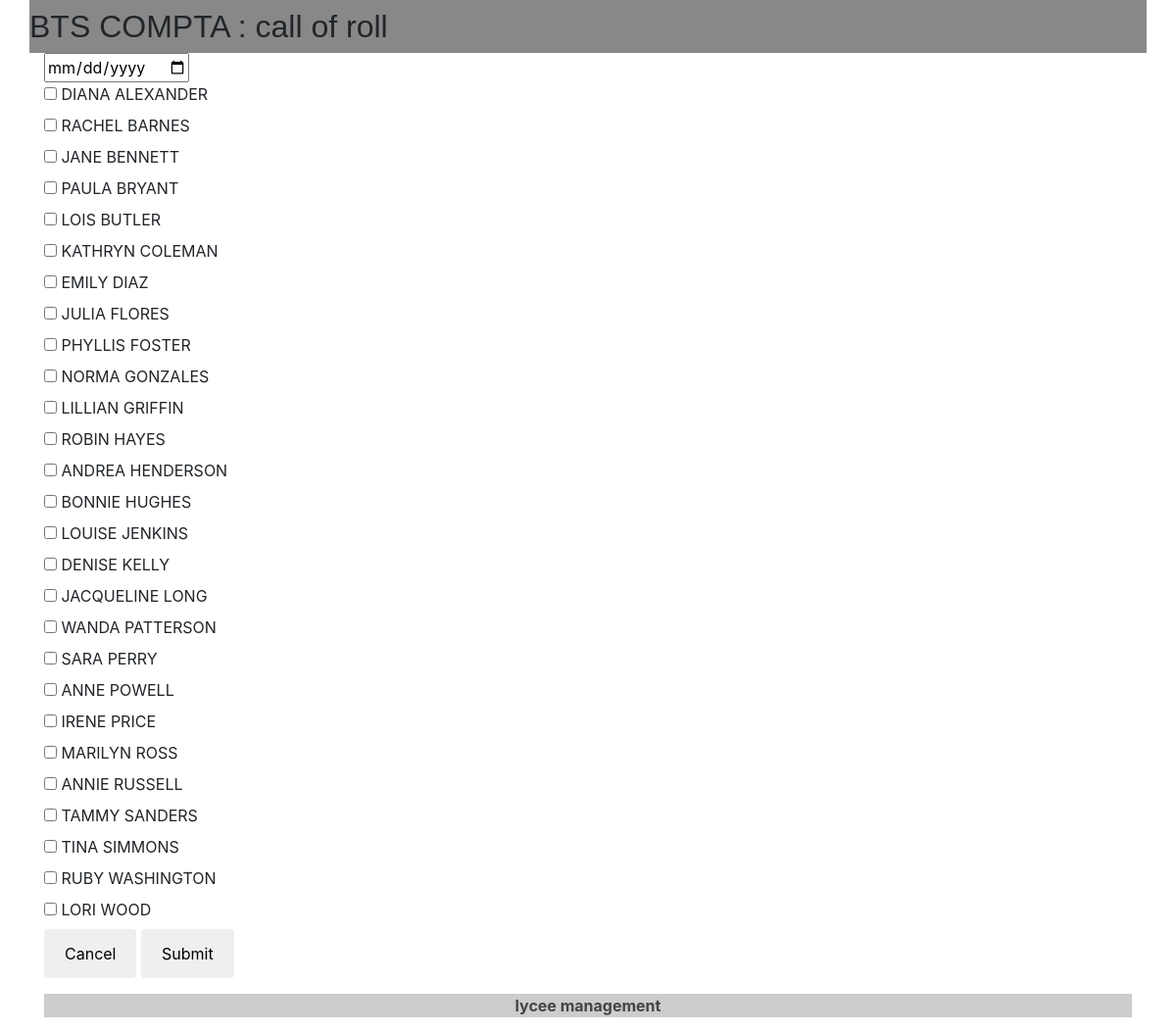
The app's page /lycee/callOfRoll/27 with its own data.
### lycee/models.py (models this page shows, shortened)
class Cursus(models.Model):
  name = models.CharField(
    max_length=50,
    blank=False,
    null=True,
    default='aucun'
  )
  year_from_bac = models.SmallIntegerField(
    help_text ="year since le bac",
    verbose_name="year",
    blank=False,
    null=True,
    default=0
  )
  scholar_year = models.CharField(
    max_length=9,
    blank=False,
    null=True,
    default='0000-00001'
  )

class Student(models.Model):
  first_name = models.CharField(
    max_length=50,
    blank=False,
    null=False
  )
  birth_date = models.DateField(
    verbose_name='date of birth',
    blank=False,
    null=False
  )
  last_name = models.CharField(
    verbose_name="lastname",
    help_text="last name of the student",
    blank=False, # pas de champ vide
    null=False, # pas de champ null (a conjuguer avec default
    default="???",
    max_length=255, # taille maximale du champ
  )
  phone = models.CharField(
    verbose_name="phonenumber",
    help_text="phone number of the student",
    blank=False, # pas de champ vide
    null=False, # pas de champ null (a conjuguer avec default
    default="0999999999",
    max_length=10, # taille maximale du champ
  )
  email = models.EmailField(
    verbose_name="email",
    help_text="phone number of the student",
    blank=False, # pas de champ vide
    null=False, # pas de champ null (a conjuguer avec default
    default="x@y.z",
    max_length=255, # taille maximale du champ
  )
  comments = models.CharField(
    verbose_name="comments",
    help_text="some comments about the student",
    blank=True,
    null=False, # pas de champ null (a conjuguer avec default
    default="",
    max_length=255, # taille maximale du champ
  )
  cursus = models.ForeignKey(
    Cursus,
    on_delete=models.CASCADE, # necessaire selon la version de Django
    null=True
  )

### lycee/views.py (the view, shortened to what this page needs)
# urls.py: path('lycee/callOfRoll/<int:cursus_id>', views.callOfRoll, name='call_of_roll'),
def callOfRoll(request, cursus_id):
  students = Student.objects.filter(cursus=cursus_id).order_by('last_name')
  cursus = Cursus.objects.get(id=cursus_id)
  print('0')
  context = {
    'students' : students,
    'cursus' : cursus
  }
  return render(request, 'lycee/call/createCall.html', context)

### lycee/templates/lycee/call/createCall.html (shortened to what this page needs)
{% extends 'master.html' %}
{% load static %}
{% if liste %}
  {% block title %}
    <h2>{{cursus.name}} : call of roll</h2>
  {% endblock %}
  {% block content %}
    <form method="POST">
      <div class='container'>
        <input type="date" name="date" value="HH-MM-SS"/>
        <br>
        {% for student in students %}
          <input type="checkbox" name="etudiant{{student.id}}">
          <label name="student">{{student.first_name}} {{student.last_name}}</label>
          <br>
        {% endfor %}
      </div>
      <div class='container'>
        <a href={% url 'index' %}><button class='button radius alert left' type='cancel'>Cancel</button></a>
        <button class='button radius alert right' type='submit' name='submit' value='submit'>Submit</button>
      </div>
    </form>
  {% endblock %}
{% else %}
  <p> No student to show</p>
{% endif %}

### lycee/static/lycee/style.css (style rules this page uses)
a { color : #444444; }
html { position: relative; min-height: 100%; }

### records on screen
Cursus: name "BTS COMPTA"
Student: first_name "DIANA", last_name "ALEXANDER"
Student: first_name "RACHEL", last_name "BARNES"
Student: first_name "JANE", last_name "BENNETT"
Student: first_name "PAULA", last_name "BRYANT"
Student: first_name "LOIS", last_name "BUTLER"
Student: first_name "KATHRYN", last_name "COLEMAN"
Student: first_name "EMILY", last_name "DIAZ"
Student: first_name "JULIA", last_name "FLORES"
Student: first_name "PHYLLIS", last_name "FOSTER"
Student: first_name "NORMA", last_name "GONZALES"
Student: first_name "LILLIAN", last_name "GRIFFIN"
Student: first_name "ROBIN", last_name "HAYES"
Student: first_name "ANDREA", last_name "HENDERSON"
Student: first_name "BONNIE", last_name "HUGHES"
Student: first_name "LOUISE", last_name "JENKINS"
Student: first_name "DENISE", last_name "KELLY"
Student: first_name "JACQUELINE", last_name "LONG"
Student: first_name "WANDA", last_name "PATTERSON"
Student: first_name "SARA", last_name "PERRY"
Student: first_name "ANNE", last_name "POWELL"
Student: first_name "IRENE", last_name "PRICE"
Student: first_name "MARILYN", last_name "ROSS"
Student: first_name "ANNIE", last_name "RUSSELL"
Student: first_name "TAMMY", last_name "SANDERS"
Student: first_name "TINA", last_name "SIMMONS"
Student: first_name "RUBY", last_name "WASHINGTON"
Student: first_name "LORI", last_name "WOOD"
